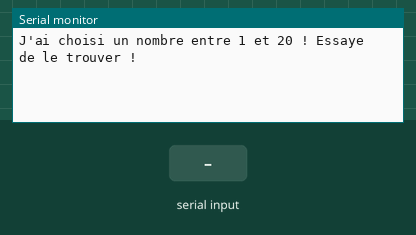
Recording of a sketch running on a simulated Arduino Uno, built with avr-gcc and run on an emulated ATmega328P. On the bench: the last lines printed to the serial monitor. The test bench sets the inputs (shaded band). Random numbers use the default seed unless the sketch sets one.

Above: at 1.2 s.
1.3 s: "90,45\n" received over Serial
At 2.1 s:
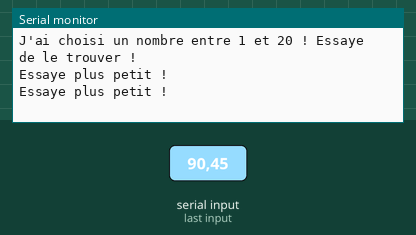
At 3.8 s:
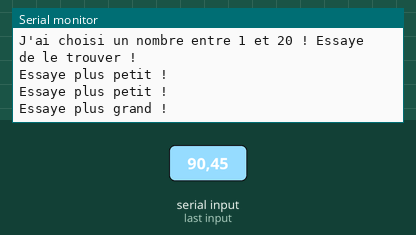

Measured:
- after the input at 1.3 s, the serial monitor: prints a new line at once (image 1)

The sketch:

niveau1.ino
```cpp
// (licence header left out)
/********** Variables **********/
// Les variables sont comme des bouts de papier sur lesquels on écrit au crayon à papier.
// On peut remplacer le contenu de la variable en gommant et en écrivant la nouvelle valeur au crayon à papier

int devine = 0; //C'est dans cette variable que la carte Arduino va écrire le chiffre qu'elle choisie


/********** Fonctions **********/

/*La fonction setup est la toute première exécutée par la carte Arduino.*/
void setup() {
  Serial.begin(9600);                     // Utile pour trouver les bugs, Serial permet d'écrire dans le moniteur Série.
                                          // C'est ce qui nous servira à communiquer avec Arduino
                                          // Ici, on écrira sur le canal 9600.

  randomSeed(analogRead(0));              // Un ordinateur est incapable de choisir "au hasard". Il a besoin qu'on lui donne un point de départ.
                                          // Cette ligne sert à donner ce point de départ.

  devine = random(1, 20);                 // La carte Arduino écrit dans la variable "devine" le chiffre tiré au hasard grâce à "random".
                                          // Ici, la carte prend un nombre entre 1 et 20

  Serial.println("J'ai choisi un nombre entre 1 et 20 ! Essaye de le trouver !");
}


/*La fonction loop est appelée en boucle par la carte Arduino*/
void loop() {
  // Il faut aller lire en permanence sur le port série. Pour ça, on utilise une boucle while.
  // Si il n'y a rien d'écrit sur le port série, Arduino ne rentre pas dans la boucle.

  while (Serial.available() > 0) {
    // Il y a quelque chose sur le port série.

    int data = Serial.parseInt();         // Ici, on récupère ce qu'il y a sur le port série
                                          // On ne s'intéresse qu'au chiffres entiers (integer en anglais)
                                          // parseInt est là pour préciser que c'est un entier

    // Il faut ensuite préciser si le chiffre récupéré est au dessus ou en dessous du nombre à deviner
    if(data < devine){                    // Ici, data est plus petit
      Serial.println("Essaye plus grand !");
    }else if(data > devine){              // Ici, data est plus grand
      Serial.println("Essaye plus petit !");
    }else{                                // S'il n'est ni plus grand, ni plus petit,
                                          // c'est que le chiffre est correct
      Serial.print("C'est bien ");
      Serial.print(devine);
      Serial.print(" ! ");
      Serial.println("Bravo ! Redémarre la carte pour recommencer.");
    }
  }
}
```
